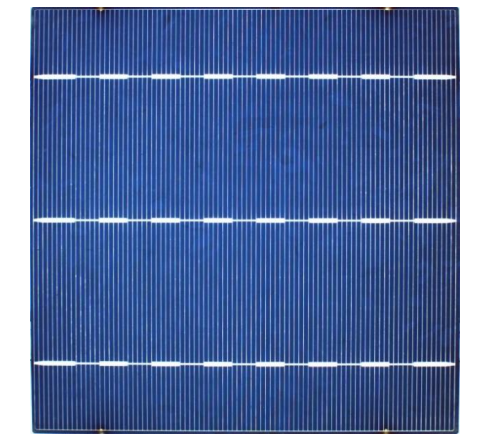
#> input picture PyProjects/cvpy/Retry20230324/2.png, 491 x 441 px, found by its file name
$ python Solution.py
#> lines starting #> are read from the running program, lines starting #| are printed output that depends on the picture; after the words box and inside, x2 and y2 are one past the last pixel; in counts of white or black regions, pixels touching at a corner belong together; long printed decimals are rounded
import cv2
import numpy as np
import re
# 提取感兴趣区域
def findROI(img):
    # 将原图像转化成灰度图像
    gray = cv2.cvtColor(img, cv2.COLOR_BGR2GRAY)
    # 将灰度图阈值处理转成二值图像
    ret, binary = cv2.threshold(gray, 120, 255, cv2.THRESH_BINARY_INV)
    # cv2.imshow("二值化", binary)
    # 查找绘制图像轮廓
    # contours, hierarchy = cv2.findContours(binary, cv2.RETR_LIST, cv2.CHAIN_APPROX_SIMPLE)
    contours, hierarchy = cv2.findContours(binary, cv2.RETR_EXTERNAL, cv2.CHAIN_APPROX_SIMPLE)

    mask = np.zeros(img.shape, np.uint8)
    mask = cv2.drawContours(mask, contours, -1, (255, 255, 255), -1)
    # cv2.imshow("轮廓", mask)
    # 通过按位与操作，提取出感兴趣区域
    a1 = cv2.bitwise_and(img, mask)
    # cv2.imshow("a1", mask)
    return a1
# 计算灰度均值
def dealImage(img):
    thresholdVal = 0
    res = -1
    while res <= 0:
        thresholdVal += 30
        a4 = cv2.cvtColor(img, cv2.COLOR_BGR2GRAY)
        retval, dst = cv2.threshold(a4, thresholdVal, 255, cv2.THRESH_BINARY)

        athdMEAN = cv2.adaptiveThreshold(a4, 255, cv2.ADAPTIVE_THRESH_MEAN_C, cv2.THRESH_BINARY, 5, 3)
        # athdGAUS = cv2.adaptiveThreshold(img, 255, cv2.ADAPTIVE_THRESH_GAUSSIAN_C, cv2.THRESH_BINARY, 5, 3)

        cv2.imshow("阈值处理",athdMEAN)
        wi, hi = dst.shape
        for w in range(wi):
            for h in range(hi):
                if dst[w][h] == 255:
                    img[w][h] = 0
        # k = np.ones((3, 3), np.uint8)
        # img = cv2.morphologyEx(img, cv2.MORPH_CLOSE, k, iterations=6)


        cv2.imshow("原图像", img)
        r1 = cv2.medianBlur(img, 5)
        # cv2.imshow("中值滤波", r1)

        blueChannel = r1[:, :, 0]
        w, h = blueChannel.shape
        num = 0
        sum = 0
        for i in range(w):
            for j in range(h):
                if (blueChannel[i][j] != 0):
                    sum += blueChannel[i][j]
                    num = num + 1
                    res = sum / num
    return res
# 统一图像大小
def resizeImage(img):
    size = (300, 300)
    img = cv2.resize(img, size)
    return img
# 显示结果
def analyse(res):
    if 115 <= res <= 135:
        imgRes1 = cv2.putText(img1, "color:DarkBlue", (0, 160), cv2.FONT_HERSHEY_SIMPLEX, 1, (0, 0, 125), 3)
        cv2.imshow("检测结果", imgRes1)
        print("颜色为深蓝的太阳能电池片")
    if 135 < res <= 155:
        imgRes1 = cv2.putText(img1, "color:MiddleBlue", (0, 160), cv2.FONT_HERSHEY_SIMPLEX, 1, (0, 0, 255), 3)
        cv2.imshow("检测结果", imgRes1)
        print("色差为中蓝的太阳能电池片")
    if 155 < res <= 175:
        imgRes1 = cv2.putText(img1, "color:LightBlue", (0, 160), cv2.FONT_HERSHEY_SIMPLEX, 1, (0, 0, 255), 3)
        cv2.imshow("检测结果", img1)
        print("色差为浅蓝的太阳能电池片")
    else:
        print("请重试")
if __name__ == '__main__':
    imgName = r"2.png"
    a = re.split(r'/', imgName)
    img0 = cv2.imread(imgName)
#> img0 is the input picture: shape (441, 491, 3); mean B, G, R 162.4, 112.5, 89.5
    img1 = resizeImage(img0)
#> in resizeImage, `img = cv2.resize(img, size)`:
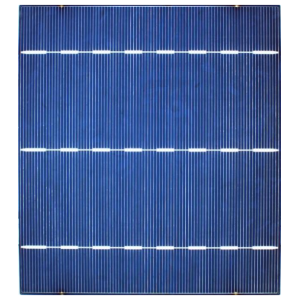
#> img: shape (300, 300, 3); mean of channels 0, 1, 2 162.4, 112.6, 89.6; drawn as B, G, R
    img2 = findROI(img1)
#> in findROI, `gray = cv2.cvtColor(img, cv2.COLOR_BGR2GRAY)`:
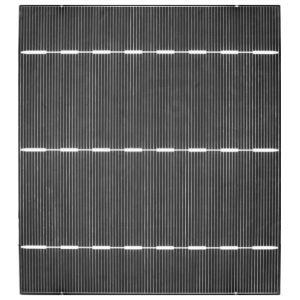
#> gray: shape (300, 300); min 28, max 255, mean 111.4
#> in findROI, `ret, binary = cv2.threshold(gray, 120, 255, cv2.THRESH_BINARY_INV)`:
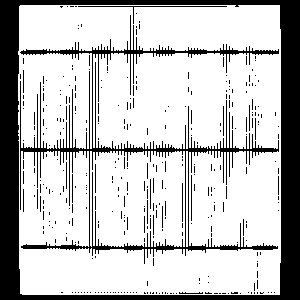
#> binary: shape (300, 300); 76.3% white; 350 black regions (331 under 20 px)
#> in findROI, `contours, hierarchy = cv2.findContours(binary, cv2.RETR_EXTERNAL, cv2...`: contours = 1 contour; box (x1, y1, x2, y2) and area: (18, 5, 281, 295) 75394
#> in findROI, `mask = cv2.drawContours(mask, contours, -1, (255, 255, 255), -1)`:
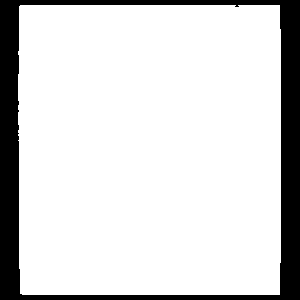
#> mask: shape (300, 300, 3); 84.4% white; 1 black region, box (x1, y1, x2, y2) and area: (0, 0, 300, 300) 14056
#> in findROI, `a1 = cv2.bitwise_and(img, mask)`:
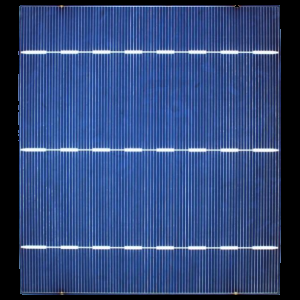
#> a1: shape (300, 300, 3); mean of channels 0, 1, 2 122.9, 73.2, 50.3; drawn as B, G, R
    cv2.imshow("感兴趣区域",img2)
    res = dealImage(img2)
#> in dealImage, `a4 = cv2.cvtColor(img, cv2.COLOR_BGR2GRAY)`:
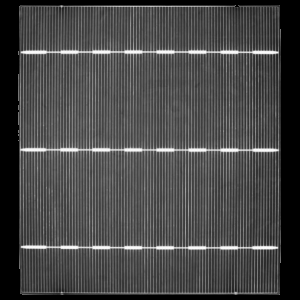
#> a4: shape (300, 300); min 0, max 253, mean 72
#> in dealImage, `retval, dst = cv2.threshold(a4, thresholdVal, 255, cv2.THRESH_BINARY)`: dst: shape (300, 300); 84.4% white; 5 black regions (4 under 20 px), largest, box (x1, y1, x2, y2) and area: (0, 0, 300, 300) 14056
#> in dealImage, `retval, dst = cv2.threshold(a4, thresholdVal, 255, cv2.THRESH_BINARY)`: retval = 30
#> in dealImage, `athdMEAN = cv2.adaptiveThreshold(a4, 255, cv2.ADAPTIVE_THRESH_MEAN_C, ..`:
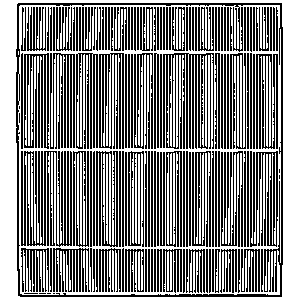
#> athdMEAN: shape (300, 300); 52.5% white; black in thin lines or dots, all inside (x1, y1, x2, y2) = (16, 3, 283, 297)
#> in dealImage, `r1 = cv2.medianBlur(img, 5)`: r1: shape (300, 300, 3); every value is 0
#> in dealImage, `blueChannel = r1[:, :, 0]`: blueChannel: shape (300, 300); every value is 0
#> after the loop in dealImage, `for i in range(w):`: num = 0
    print(res)
    analyse(res)

    cv2.waitKey(0)

$ run again, with PyProjects/cvpy/Retry20230324/38.png copied over PyProjects/cvpy/Retry20230324/2.png
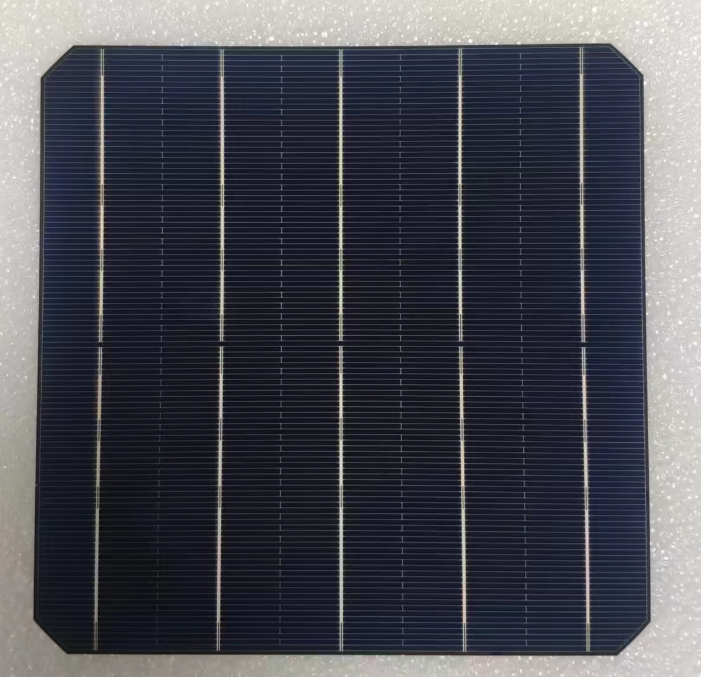
#> input picture PyProjects/cvpy/Retry20230324/38.png, 701 x 677 px, found by its file name
#> img0 is the input picture: shape (677, 701, 3); mean B, G, R 82.1, 73.5, 72.6
#> in findROI, `ret, binary = cv2.threshold(gray, 120, 255, cv2.THRESH_BINARY_INV)`:
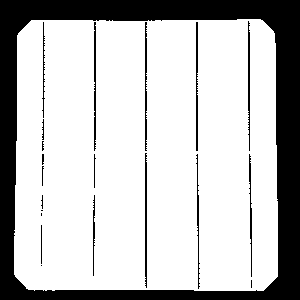
#> binary: shape (300, 300); 75.7% white; 21 black regions (6 under 20 px)
#> contours = 1 contour; box (x1, y1, x2, y2) and area: (14, 19, 278, 291) 69617
#> mask: shape (300, 300, 3); 77.9% white; 1 black region, box (x1, y1, x2, y2) and area: (0, 0, 300, 300) 19879
#> dst: shape (300, 300); 44.2% white; 83 white regions (79 under 20 px), largest, box (x1, y1, x2, y2) and area: (14, 19, 278, 291) 39422, (97, 225, 138, 226) 41, (62, 229, 90, 231) 29, (58, 215, 81, 216) 23
#> retval = 30
#> athdMEAN: shape (300, 300); 53.5% white; black in thin lines or dots, all inside (x1, y1, x2, y2) = (12, 17, 280, 293)
#> in dealImage, `r1 = cv2.medianBlur(img, 5)`:
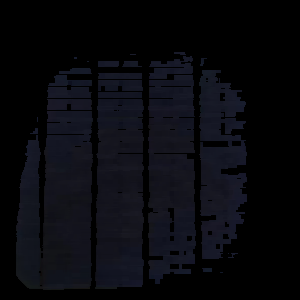
#> r1: shape (300, 300, 3); mean of channels 0, 1, 2 13.8, 9.2, 8.6; drawn as B, G, R
#> after the loop in dealImage, `for i in range(w):`: num = 38148; sum = 1239206
#> res = 32.48
#| 32.484

$ run again, with PyProjects/cvpy/Retry20230324/durkblue.png copied over PyProjects/cvpy/Retry20230324/2.png
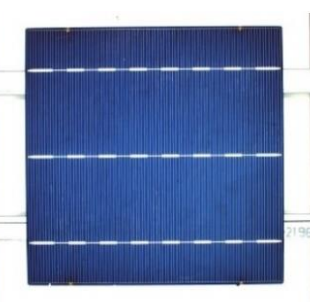
#> input picture PyProjects/cvpy/Retry20230324/durkblue.png, 310 x 302 px, found by its file name
#> img0 is the input picture: shape (302, 310, 3); mean B, G, R 171.6, 128.8, 110.6
#> in findROI, `ret, binary = cv2.threshold(gray, 120, 255, cv2.THRESH_BINARY_INV)`:
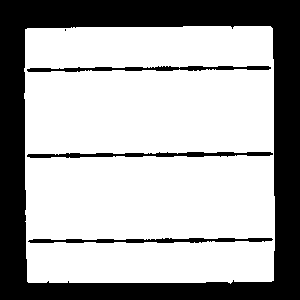
#> binary: shape (300, 300); 67.9% white; 5 black regions (1 under 20 px)
#> contours = 1 contour; box (x1, y1, x2, y2) and area: (24, 26, 275, 284) 63122
#> mask: shape (300, 300, 3); 70.7% white; 1 black region, box (x1, y1, x2, y2) and area: (0, 0, 300, 300) 26375
#> retval = 30
#> in dealImage, `athdMEAN = cv2.adaptiveThreshold(a4, 255, cv2.ADAPTIVE_THRESH_MEAN_C, ..`:
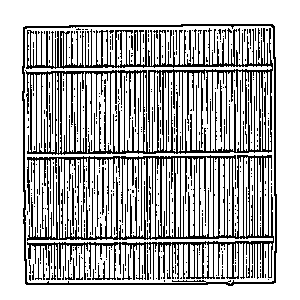
#> athdMEAN: shape (300, 300); 72.9% white; black in thin lines or dots, all inside (x1, y1, x2, y2) = (22, 24, 277, 286)
#> blueChannel: shape (300, 300); every value is 0
#> after the loop in dealImage, `for i in range(w):`: num = 0
